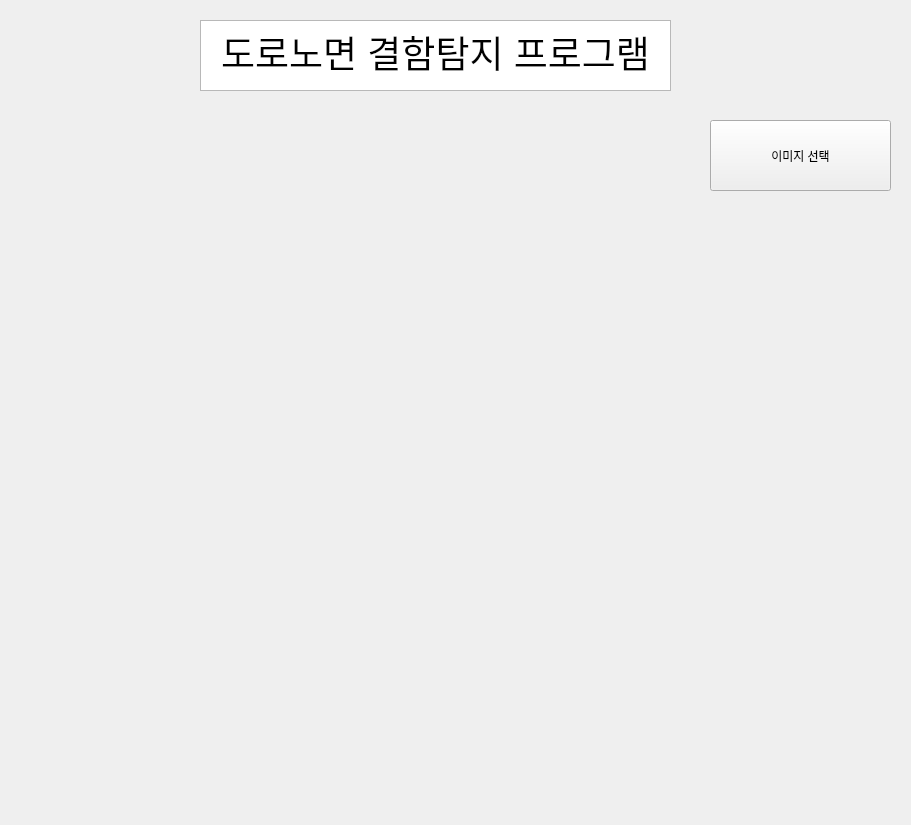
<?xml version="1.0" encoding="UTF-8"?>
<ui version="4.0">
 <class>Form</class>
 <widget class="QWidget" name="Form">
  <property name="geometry">
   <rect>
    <x>0</x>
    <y>0</y>
    <width>911</width>
    <height>825</height>
   </rect>
  </property>
  <property name="windowTitle">
   <string>Form</string>
  </property>
  <widget class="QTextEdit" name="textEdit">
   <property name="geometry">
    <rect>
     <x>200</x>
     <y>20</y>
     <width>471</width>
     <height>71</height>
    </rect>
   </property>
   <property name="html">
    <string>&lt;!DOCTYPE HTML PUBLIC &quot;-//W3C//DTD HTML 4.0//EN&quot; &quot;http://www.w3.org/TR/REC-html40/strict.dtd&quot;&gt;
&lt;html&gt;&lt;head&gt;&lt;meta name=&quot;qrichtext&quot; content=&quot;1&quot; /&gt;&lt;style type=&quot;text/css&quot;&gt;
p, li { white-space: pre-wrap; }
&lt;/style&gt;&lt;/head&gt;&lt;body style=&quot; font-family:'Ubuntu Sans'; font-size:11pt; font-weight:400; font-style:normal;&quot;&gt;
&lt;p align=&quot;center&quot; style=&quot; margin-top:0px; margin-bottom:0px; margin-left:0px; margin-right:0px; -qt-block-indent:0; text-indent:0px;&quot;&gt;&lt;span style=&quot; font-size:28pt;&quot;&gt;도로노면 결함탐지 프로그램&lt;/span&gt;&lt;/p&gt;&lt;/body&gt;&lt;/html&gt;</string>
   </property>
  </widget>
  <widget class="QLabel" name="label">
   <property name="geometry">
    <rect>
     <x>70</x>
     <y>120</y>
     <width>591</width>
     <height>521</height>
    </rect>
   </property>
   <property name="text">
    <string/>
   </property>
   <property name="pixmap">
    <pixmap>../../Downloads/content.png</pixmap>
   </property>
   <property name="scaledContents">
    <bool>true</bool>
   </property>
  </widget>
  <widget class="QPushButton" name="pushButton_2">
   <property name="geometry">
    <rect>
     <x>710</x>
     <y>120</y>
     <width>181</width>
     <height>71</height>
    </rect>
   </property>
   <property name="text">
    <string>이미지 선택</string>
   </property>
  </widget>
  <widget class="QLabel" name="label_2">
   <property name="geometry">
    <rect>
     <x>720</x>
     <y>200</y>
     <width>161</width>
     <height>441</height>
    </rect>
   </property>
   <property name="text">
    <string/>
   </property>
  </widget>
 </widget>
 <resources/>
 <connections/>
</ui>
